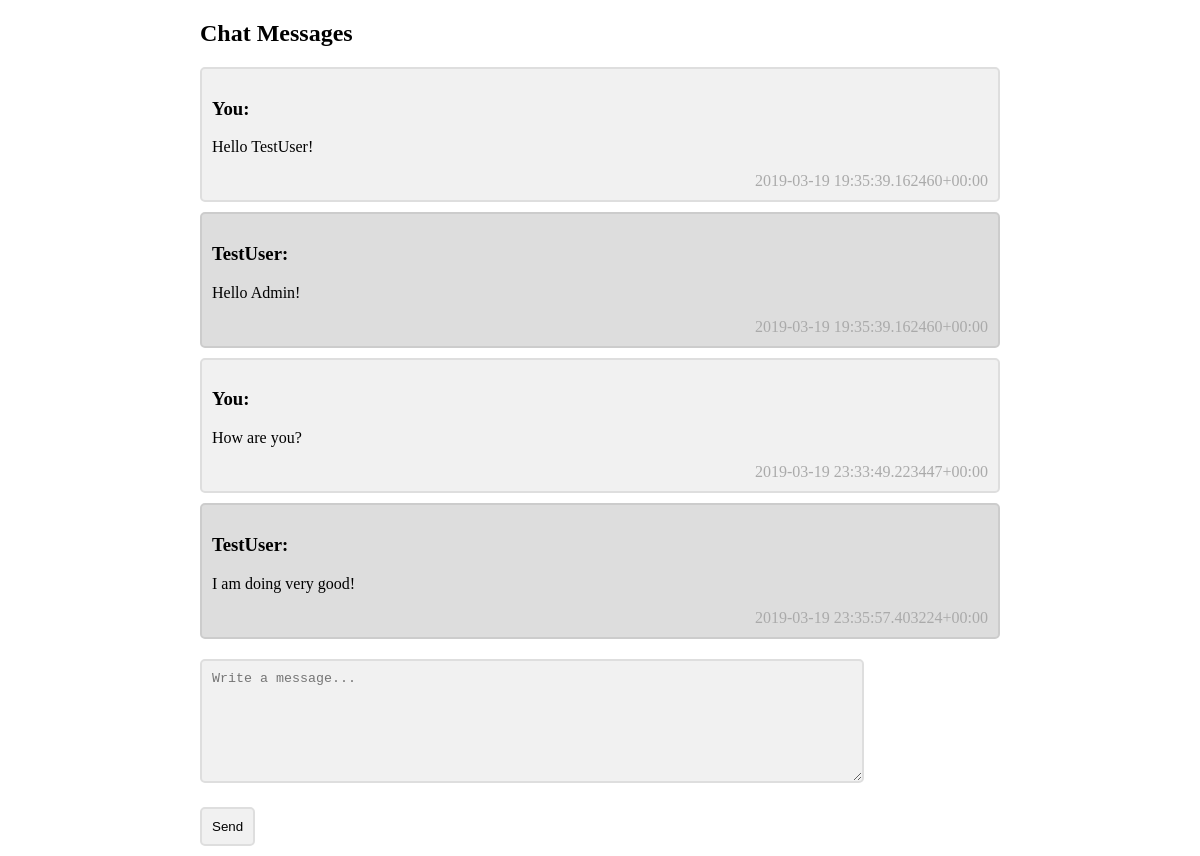
/messaging/TestUser/ (signed in), run on the app's committed database.
### messaging/models.py (models this page shows)
class Message(models.Model):
    Sender = models.ForeignKey(User,to_field='username', on_delete=models.CASCADE, related_name='sender_set')
    Receiver = models.ForeignKey(User,to_field='username', on_delete=models.CASCADE, related_name='receiver_set')
    Message = models.CharField(max_length=1000, default="UNDEFINED")
    Date = models.CharField(max_length=250, default=timezone.now())

### messaging/views.py (the view)
# urls.py: path('<username>/', views.message_view, name='usermessaging'),
def message_view(request, username):
    if request.user.username == username:
        return redirect('home')
    if request.method == "POST":
        form = MessageForm(request.POST or None)
        if form.is_valid():
            formmessage = form.cleaned_data['message']
            message = Message(Sender=request.user, Receiver = User.objects.get(username=username), Message = formmessage)
            message.save()
    messages = Message.objects.filter(Q(Sender=request.user.username) | Q(Sender=username)).order_by('Date')
    form = MessageForm()
    return render(request, 'messaging/message.html', {'me':request.user.username, 'chatfriend': username, 'messages': messages, 'form': form})

### messaging/forms.py
class MessageForm(forms.Form):
    message = forms.CharField(label='', max_length=1000,
    widget=forms.Textarea(attrs= {'id': 'message_form', 'maxlength': '1000', 'class': 'container' , 'placeholder' : 'Write a message...', 'style': 'width:80%; height: 100px'}))

### templates/messaging/message.html (shortened to what this page needs)
<!DOCTYPE html>
<html>
<head>
</head>
<body>
<h2>Chat Messages</h2>
{% for message in messages %}
{% if message.Sender.username == me %}
<div class="container">
  <h3> You: </h3>
  <p>{{ message.Message }} </p>
  <span class="right">{{ message.Date }}</span>
</div>
{% else %}
<div class="container darker">
    <h3>{{ chatfriend }}: </h3>
    <p>{{ message.Message }}</p>
    <span class="right">{{ message.Date }}</span>
  </div>
{% endif %}
{% endfor %}
<form action="" method="POST">
    {{ form }}
    <br>
    <input class="container" type="submit" value="Send">
</form>
</body>
</html>

### templates/messaging/message.html (style rules this page uses)
body { margin: 0 auto; max-width: 800px; padding: 0 20px; }
.container { border: 2px solid #dedede; background-color: #f1f1f1; border-radius: 5px; padding: 10px; margin: 10px 0; }
.darker { border-color: #ccc; background-color: #ddd; }
.container::after { content: ""; clear: both; display: table; }
.right { float: right; color: #aaa; }

### data on the page
Message: Message "Hello TestUser!", Date "2019-03-19 19:35:39.162460+00:00"
Message: Sender "TestUser", Message "Hello Admin!", Date "2019-03-19 19:35:39.162460+00:00"
Message: Message "How are you?", Date "2019-03-19 23:33:49.223447+00:00"
Message: Sender "TestUser", Message "I am doing very good!", Date "2019-03-19 23:35:57.403224+00:00"
